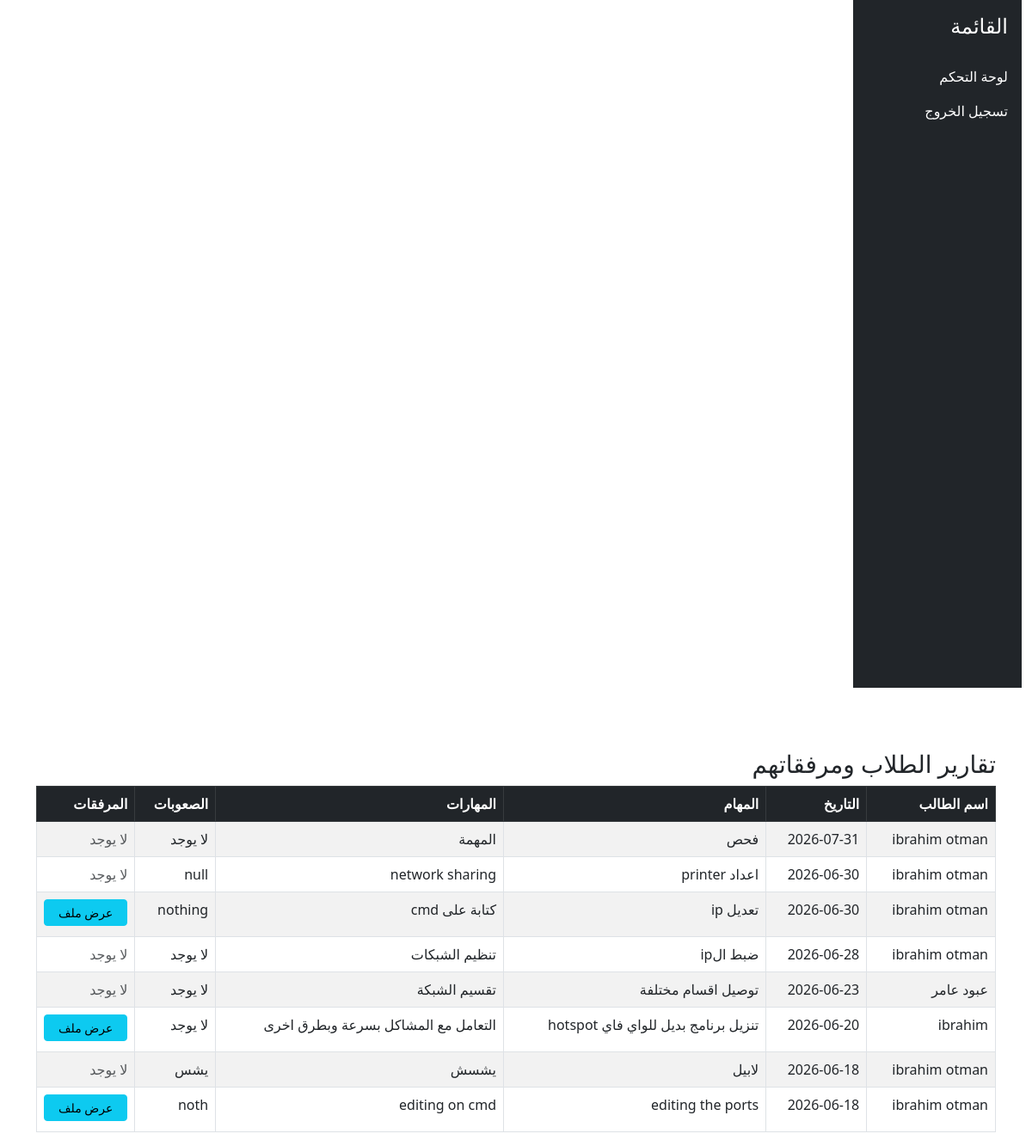
Page /fieldTrainingSystem/supervisor/supervisor_reports.php (signed in) on the committed database.
### tables this page shows
CREATE TABLE `daily_reports` (
  `id` int(11) NOT NULL,
  `student_id` int(11) NOT NULL,
  `report_date` date DEFAULT NULL,
  `tasks` text DEFAULT NULL,
  `skills` text DEFAULT NULL,
  `difficulties` text DEFAULT NULL
);

CREATE TABLE `users` (
  `id` int(11) NOT NULL,
  `name` varchar(100) NOT NULL,
  `email` varchar(150) NOT NULL,
  `password` varchar(255) NOT NULL,
  `phone` varchar(20) DEFAULT NULL,
  `role` tinyint(4) NOT NULL DEFAULT 0,
  `created_at` timestamp NOT NULL DEFAULT current_timestamp()
);

### fieldTrainingSystem/supervisor/supervisor_reports.php (the view, shortened to what this page needs)
<?php
include "../includes/header.php";
include "../includes/sidebar.php";
include "../config/db.php";
$current_supervisor_name = $_SESSION['name'];
$sql = "SELECT dr.*, u.name as student_name,
               GROUP_CONCAT(a.file_name SEPARATOR ',') as file_names
        FROM daily_reports dr
        JOIN users u ON dr.student_id = u.id
        LEFT JOIN attachments a ON dr.id = a.report_id
        GROUP BY dr.id
        ORDER BY dr.report_date DESC";
$result = $conn->query($sql);
?>
<div class="container mt-4">
    <h3>تقارير الطلاب ومرفقاتهم</h3>
    <table class="table table-bordered table-striped">
        <thead class="table-dark">
            <tr>
                <th>اسم الطالب</th>
                <th>التاريخ</th>
                <th>المهام</th>
                <th>المهارات</th>
                <th>الصعوبات</th>
                <th>المرفقات</th>
            </tr>
        </thead>
        <tbody>
            <?php if ($result && $result->num_rows > 0): ?>
                <?php while($row = $result->fetch_assoc()): ?>
                <tr>
                    <td><?php echo htmlspecialchars($row['student_name']); ?></td>
                    <td><?php echo htmlspecialchars($row['report_date']); ?></td>
                    <td><?php echo htmlspecialchars($row['tasks']); ?></td>
                    <td><?php echo htmlspecialchars($row['skills']); ?></td>
                    <td><?php echo htmlspecialchars($row['difficulties']); ?></td>
                    <td>
                        <?php if (!empty($row['file_names'])):
                            $files = explode(',', $row['file_names']);
                            foreach ($files as $file): ?>
                                <a href="../uploads/<?php echo htmlspecialchars($file); ?>" target="_blank" class="btn btn-sm btn-info mb-1 d-block">عرض ملف</a>
                            <?php endforeach; ?>
                        <?php else: ?>
                            <span class="text-muted">لا يوجد</span>
                        <?php endif; ?>
                    </td>
                </tr>
                <?php endwhile; ?>
            <?php else: ?>
                <tr>
                    <td colspan="6" class="text-center">لا توجد تقارير متاحة حالياً للمشرف: <?php echo htmlspecialchars($current_supervisor_name); ?></td>
                </tr>
            <?php endif; ?>
        </tbody>
    </table>
</div>
<?php include "../includes/footer.php"; ?>

### fieldTrainingSystem/includes/header.php (shortened to what this page needs)
<!DOCTYPE html>
<html lang="ar" dir="rtl">
<head>
    <link rel="stylesheet" href="https://cdn.jsdelivr.net/npm/bootstrap@5.3.0/dist/css/bootstrap.rtl.min.css">
</head>
<body>
<div class="container-fluid">

### fieldTrainingSystem/includes/sidebar.php (shortened to what this page needs)
<div class="col-md-2 bg-dark text-white min-vh-100">
    <h4 class="p-3">القائمة</h4>
    <ul class="nav flex-column">
        <li class="nav-item">
            <a class="nav-link text-white" href="../student/dashboard.php">لوحة التحكم</a>
        </li>
        <li class="nav-item">
            <a class="nav-link text-white" href="../auth/logout.php">تسجيل الخروج</a>
        </li>
    </ul>
</div>
<div class="col-md-10 p-4"> </div>

### fieldTrainingSystem/includes/footer.php
</div></div></body></html>

### rows in the picture
daily_reports: student.name "ibrahim otman", report_date "2026-07-31", tasks "فحص", skills "المهمة", difficulties "لا يوجد"
daily_reports: student.name "ibrahim otman", report_date "2026-06-30", tasks "اعداد printer", skills "network sharing", difficulties "null", shows "لا يوجد"
daily_reports: student.name "ibrahim otman", report_date "2026-06-30", tasks "تعديل ip", skills "كتابة على cmd", difficulties "nothing"
daily_reports: student.name "ibrahim otman", report_date "2026-06-28", tasks "ضبط الip", skills "تنظيم الشبكات", difficulties "لا يوجد"
daily_reports: student.name "عبود عامر", report_date "2026-06-23", tasks "توصيل اقسام مختلفة", skills "تقسيم الشبكة", difficulties "لا يوجد"
daily_reports: student.name "ibrahim", report_date "2026-06-20", tasks "تنزيل برنامج بديل للواي فاي hotspot", skills "التعامل مع المشاكل بسرعة وبطرق اخرى", difficulties "لا يوجد"
daily_reports: student.name "ibrahim otman", report_date "2026-06-18", tasks "لابيل", skills "يشسش", difficulties "يشس", shows "لا يوجد"
daily_reports: student.name "ibrahim otman", report_date "2026-06-18", tasks "editing the ports", skills "editing on cmd", difficulties "noth"
